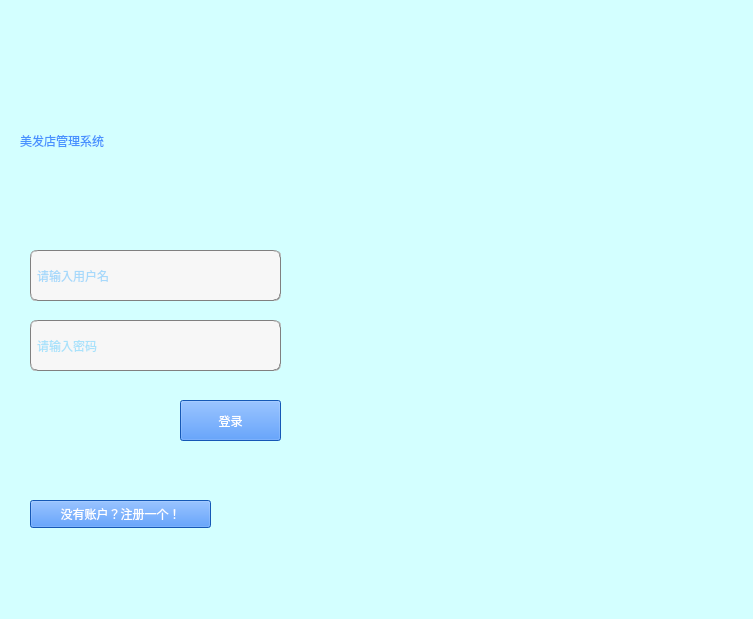
<?xml version="1.0" encoding="UTF-8"?>
<ui version="4.0">
 <class>MainWindow</class>
 <widget class="QMainWindow" name="MainWindow">
  <property name="geometry">
   <rect>
    <x>0</x>
    <y>0</y>
    <width>753</width>
    <height>619</height>
   </rect>
  </property>
  <property name="windowTitle">
   <string>美发店管理系统</string>
  </property>
  <property name="styleSheet">
   <string notr="true">background-color: rgb(211, 255, 255);</string>
  </property>
  <widget class="QWidget" name="centralwidget">
   <widget class="QLabel" name="title_lb">
    <property name="geometry">
     <rect>
      <x>20</x>
      <y>100</y>
      <width>251</width>
      <height>81</height>
     </rect>
    </property>
    <property name="styleSheet">
     <string notr="true">font: 87 20pt &quot;Arial Black&quot;;
color: rgb(71, 145, 255);</string>
    </property>
    <property name="text">
     <string>美发店管理系统</string>
    </property>
   </widget>
   <widget class="QPushButton" name="signup_bt">
    <property name="geometry">
     <rect>
      <x>30</x>
      <y>500</y>
      <width>181</width>
      <height>28</height>
     </rect>
    </property>
    <property name="styleSheet">
     <string notr="true">background-color: rgb(29, 123, 255);
color: rgb(255, 255, 255);
font: 25 10pt &quot;Bahnschrift Light&quot;;</string>
    </property>
    <property name="text">
     <string>没有账户？注册一个！</string>
    </property>
   </widget>
   <widget class="QLabel" name="log_image">
    <property name="geometry">
     <rect>
      <x>340</x>
      <y>10</y>
      <width>391</width>
      <height>551</height>
     </rect>
    </property>
    <property name="text">
     <string/>
    </property>
   </widget>
   <widget class="QLineEdit" name="username_le">
    <property name="geometry">
     <rect>
      <x>30</x>
      <y>250</y>
      <width>251</width>
      <height>51</height>
     </rect>
    </property>
    <property name="styleSheet">
     <string notr="true">background-color: rgb(247, 247, 247);
color: rgb(87, 188, 255);
border:1px groove gray;border-radius:
7px;padding:2px 4px;
font: 10pt &quot;Candara&quot;;</string>
    </property>
    <property name="placeholderText">
     <string>请输入用户名</string>
    </property>
   </widget>
   <widget class="QPushButton" name="login_bt">
    <property name="geometry">
     <rect>
      <x>180</x>
      <y>400</y>
      <width>101</width>
      <height>41</height>
     </rect>
    </property>
    <property name="styleSheet">
     <string notr="true">background-color: rgb(29, 123, 255);
color: rgb(255, 255, 255);
font: 25 12pt &quot;Bahnschrift Light&quot;;</string>
    </property>
    <property name="text">
     <string>登录</string>
    </property>
   </widget>
   <widget class="QLineEdit" name="password_le">
    <property name="geometry">
     <rect>
      <x>30</x>
      <y>320</y>
      <width>251</width>
      <height>51</height>
     </rect>
    </property>
    <property name="styleSheet">
     <string notr="true">background-color: rgb(247, 247, 247);
border:1px groove gray;border-radius:
7px;padding:2px 4px;
font: 10pt &quot;Candara&quot;;
color: rgb(92, 206, 255);</string>
    </property>
    <property name="echoMode">
     <enum>QLineEdit::EchoMode::Password</enum>
    </property>
    <property name="placeholderText">
     <string>请输入密码</string>
    </property>
   </widget>
  </widget>
  <widget class="QMenuBar" name="menubar">
   <property name="geometry">
    <rect>
     <x>0</x>
     <y>0</y>
     <width>753</width>
     <height>24</height>
    </rect>
   </property>
  </widget>
  <widget class="QStatusBar" name="statusbar"/>
 </widget>
 <resources/>
 <connections/>
</ui>
